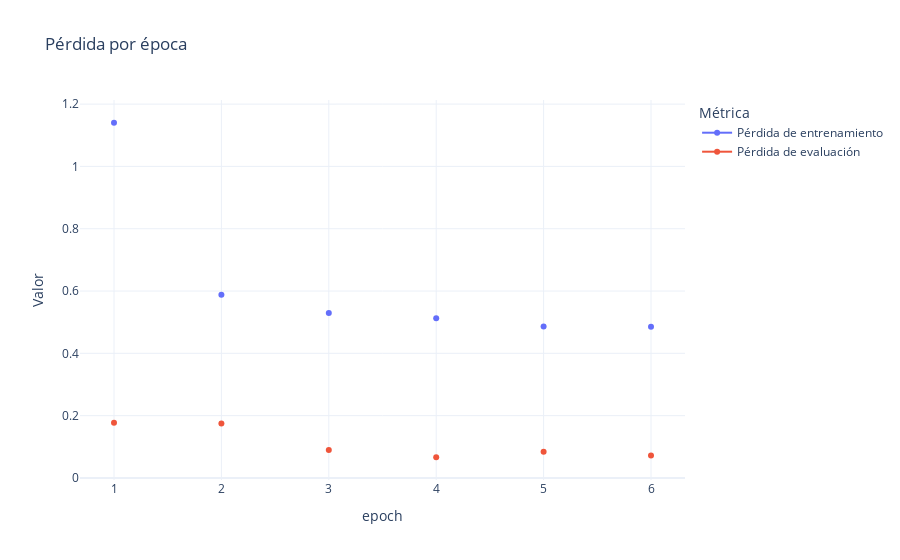
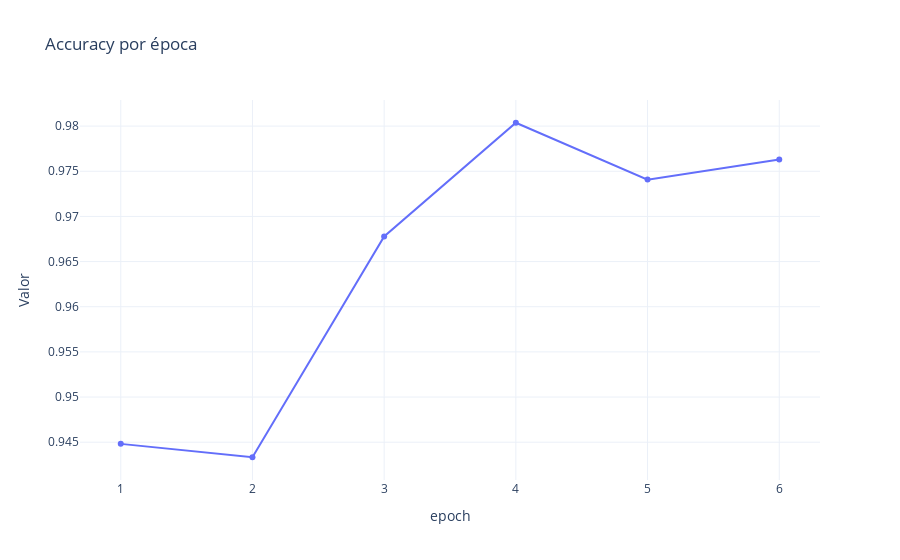

The notebook cell these images were saved under, in order:
### Code cell
# Filtramos solo las filas que tienen datos útiles
filtered_history = history.copy()
filtered_history = filtered_history[filtered_history["epoch"].notna()]

# Plot de pérdidas (loss)
plot_metric(
    filtered_history,
    x_col="epoch",
    y_cols=["loss", "eval_loss"],
    y_labels=["Pérdida de entrenamiento", "Pérdida de evaluación"],
    title="Pérdida por época",
    filename=CHECKPOINT.replace("/", "-") + "_loss_plot",
    dirpath=FIGURES_DIR / MODEL_NAME,
)

# Plot de accuracy
if "eval_accuracy" in filtered_history.columns:
    plot_metric(
        filtered_history[filtered_history["eval_accuracy"].notna()],
        x_col="epoch",
        y_cols=["eval_accuracy"],
        y_labels=["Accuracy de evaluación"],
        title="Accuracy por época",
        filename=CHECKPOINT.replace("/", "-") + "_accuracy_plot",
        dirpath=FIGURES_DIR / MODEL_NAME,
    )

### Figure 1 — Plotly figure (JSON) as saved in the notebook; plotly's stock layout.template omitted (floating-point values rounded to 4 significant figures)
{"data": [{"mode": "lines+markers", "name": "Pérdida de entrenamiento", "type": "scatter", "x": [1.0, 1.0, 2.0, 2.0, 3.0, 3.0, 4.0, 4.0, 5.0, 5.0, 6.0, 6.0, 6.0], "y": [1.14, NaN, 0.5881, NaN, 0.5293, NaN, 0.5125, NaN, 0.4859, NaN, 0.485, NaN, NaN]}, {"mode": "lines+markers", "name": "Pérdida de evaluación", "type": "scatter", "x": [1.0, 1.0, 2.0, 2.0, 3.0, 3.0, 4.0, 4.0, 5.0, 5.0, 6.0, 6.0, 6.0], "y": [NaN, 0.1775, NaN, 0.1745, NaN, 0.08946, NaN, 0.06645, NaN, 0.08375, NaN, 0.07207, NaN]}], "layout": {"legend": {"title": {"text": "Métrica"}}, "title": {"text": "Pérdida por época"}, "xaxis": {"title": {"text": "epoch"}}, "yaxis": {"title": {"text": "Valor"}}}}

### Figure 2 — Plotly figure (JSON) as saved in the notebook; plotly's stock layout.template omitted (floating-point values rounded to 4 significant figures)
{"data": [{"mode": "lines+markers", "name": "Accuracy de evaluación", "type": "scatter", "x": [1.0, 2.0, 3.0, 4.0, 5.0, 6.0], "y": [0.9448, 0.9433, 0.9678, 0.9804, 0.9741, 0.9763]}], "layout": {"legend": {"title": {"text": "Métrica"}}, "title": {"text": "Accuracy por época"}, "xaxis": {"title": {"text": "epoch"}}, "yaxis": {"title": {"text": "Valor"}}}}
